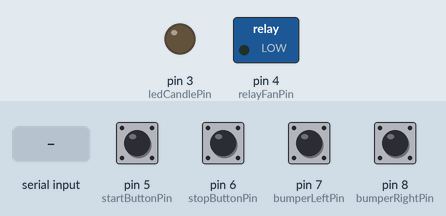
Simulated run of this sketch. Board: Arduino Uno, built with avr-gcc and run on an emulated ATmega328P. On the bench: switched loads named in the sketch (green lamp = pin HIGH), output pins drawn as LEDs (lit = HIGH). The test bench sets the inputs (shaded band); at power-on: pin 5 (startButtonPin), pin 6 (stopButtonPin), pin 7 (bumperLeftPin), pin 8 (bumperRightPin) LOW.

Above: at 1.4 s.
1.5 s: "L" received over Serial
At 2.7 s:
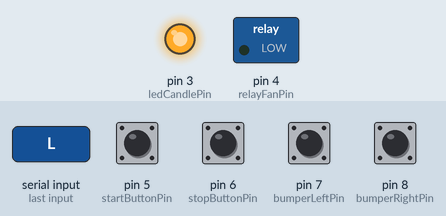
3.0 s: "l" received over Serial
At 4.0 s:
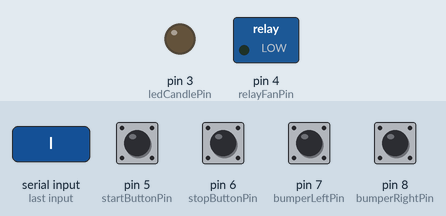
4.5 s: "R" received over Serial
At 5.1 s:
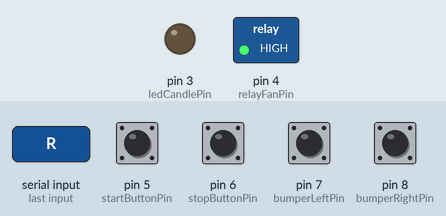
6.0 s: "r" received over Serial
At 6.3 s:
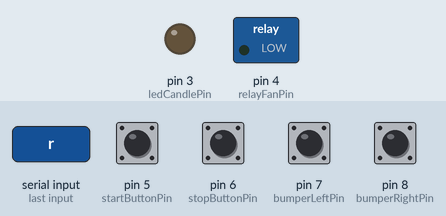
Timing chart, 0 to 8.5 s (numbered marks = the images above; inputs shaded):
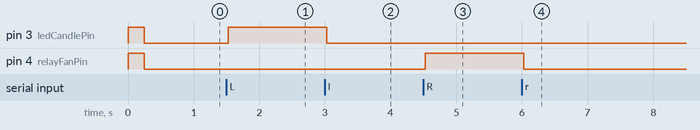

Measured:
- after the input at 1.5 s, pin 3 (ledCandlePin): LOW → HIGH at once
- after the input at 3.0 s, pin 3 (ledCandlePin): HIGH → LOW at once
- after the input at 4.5 s, pin 4 (relayFanPin): LOW → HIGH at once
- after the input at 6.0 s, pin 4 (relayFanPin): HIGH → LOW at once

The sketch:

Bluetooth_Slave_v1_0.ino
```cpp
#include <Wire.h>

#define ADDRESSA 0x68 // Address of TPA81
#define ADDRESSB 0x68 // Address of TPA81
#define SOFTREG 0x00 // Byte for software version
#define AMBIANT 0x01 // Byte for ambiant temperature

int ledCandlePin=3;
int relayFanPin=4;
int startButtonPin=5;
int stopButtonPin=6;
int bumperLeftPin=7;
int bumperRightPin=8;

int ambientTemperature=0;

byte temperatureA[] = {
  0,0,0,0,0,0,0,0,0}; // Array to hold sensor A temperature data
byte temperatureB[] = {
  0,0,0,0,0,0,0,0,0}; // Array to hold sensor B temperature data

boolean startPressed=false;
boolean stopPressed=false;
boolean bumperLeftPressed=false;
boolean bumperRightPressed=false;

void setup() {
  // Set I/O Ports
  pinMode(ledCandlePin,OUTPUT);
  pinMode(relayFanPin,OUTPUT);
  pinMode(startButtonPin,INPUT);
  pinMode(stopButtonPin,INPUT);
  pinMode(bumperLeftPin,INPUT);
  pinMode(bumperRightPin,INPUT);

  // Test Functions
  digitalWrite(ledCandlePin,HIGH);
  digitalWrite(relayFanPin,HIGH);
  delay(250);
  digitalWrite(ledCandlePin,LOW);
  digitalWrite(relayFanPin,LOW);

  // Begin Communication Protocols
  Serial.begin(57600);
  Wire.begin();
  delay(25); // Wait to make sure everything is powerd up
}

void loop() {
  while(!Serial.available()){
    boolean pressed=false;
    if(digitalRead(startButtonPin)){
      startPressed=true;
      pressed=true;
    }
    if(digitalRead(stopButtonPin)){
      stopPressed=true;
      pressed=true;
    }
    if(digitalRead(bumperLeftPin)){
      bumperLeftPressed=true;
      pressed=true;
    }
    if(digitalRead(bumperRightPin)){
      bumperRightPressed=true;
      pressed=true;
    }
    if(pressed){
      delay(100);
      pressed=false;
    }
    //readTemperatures();
    delay(50);
  }
  makeSerialCommunications();
}

void makeSerialCommunications(){
  char operation=Serial.read();
  switch(operation){
    // Read Buttons Values
  case 's':
    char str[5];
    if(startPressed)
      str[0]='1';
    else
      str[0]='0';
    if(stopPressed)
      str[1]='1';
    else
      str[1]='0';
    if(bumperLeftPressed)
      str[2]='1';
    else
      str[2]='0';
    if(bumperRightPressed)
      str[3]='1';
    else
      str[3]='0';
    str[4]='\0';
    Serial.print(str);
    //Serial.flush();
    startPressed=false;
    stopPressed=false;
    bumperLeftPressed=false;
    bumperRightPressed=false;
    break;

    // Turn off candle Led
  case 'l':
    digitalWrite(ledCandlePin,LOW);
    break;

    // Turn on candle Led
  case 'L':
    digitalWrite(ledCandlePin,HIGH);
    break;

    //Enable Relay
  case 'R':
    digitalWrite(relayFanPin,HIGH);
    break;

    //Disable Relay
  case 'r':
    digitalWrite(relayFanPin,LOW);
    break;

    // Read Sensor 1
  case 'a':
    Serial.write(temperatureA,9);
    break;

    // Read Sensor 2
  case 'b':
    Serial.write(temperatureB,9);
    break;
  }
}

byte getTempData(byte reg,int id){ // Function to receive one byte of data from TPA81
  int ADDRESS;
  if(id==0)
    ADDRESS=ADDRESSA; // Begin communication with TPA81
  else
    ADDRESS=ADDRESSB;
  Wire.beginTransmission(ADDRESS); // Begin communication with TPA81
  Wire.write(reg); // Send reg to TPA81
  Wire.endTransmission();
  Wire.requestFrom(ADDRESS, 1); // Request 1 byte
  while(Wire.available() < 1); // Wait for byte to arrive
  byte data = Wire.read(); // Get byte
  return(data); // return byte
}

void readTemperatures(){
  for(int i = 0; i < 8; i++){ // Loops and stores temperature data in array
    temperatureA[i] = getTempData(i+2,1);
    temperatureB[i] = getTempData(i+2,2);
  }

  temperatureA[8] = getTempData(AMBIANT,1); // Get reading of ambiant temperature and print to LCD03 screen
  temperatureB[8] = getTempData(AMBIANT,2); // Get reading of ambiant temperature and print to LCD03 screen
}
```
